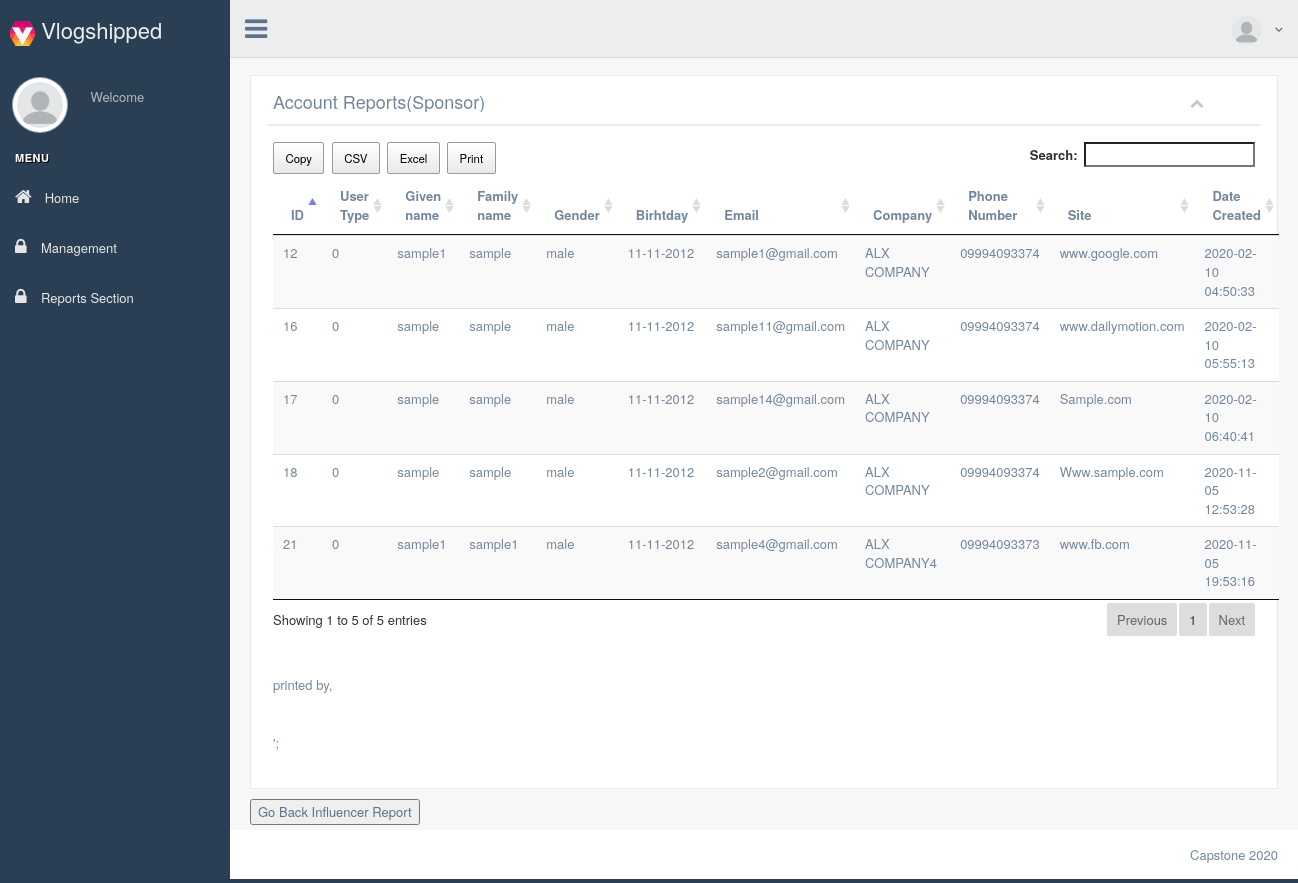
The page /view/reports/sponsorReport.php (signed in) on the database as committed earlier.
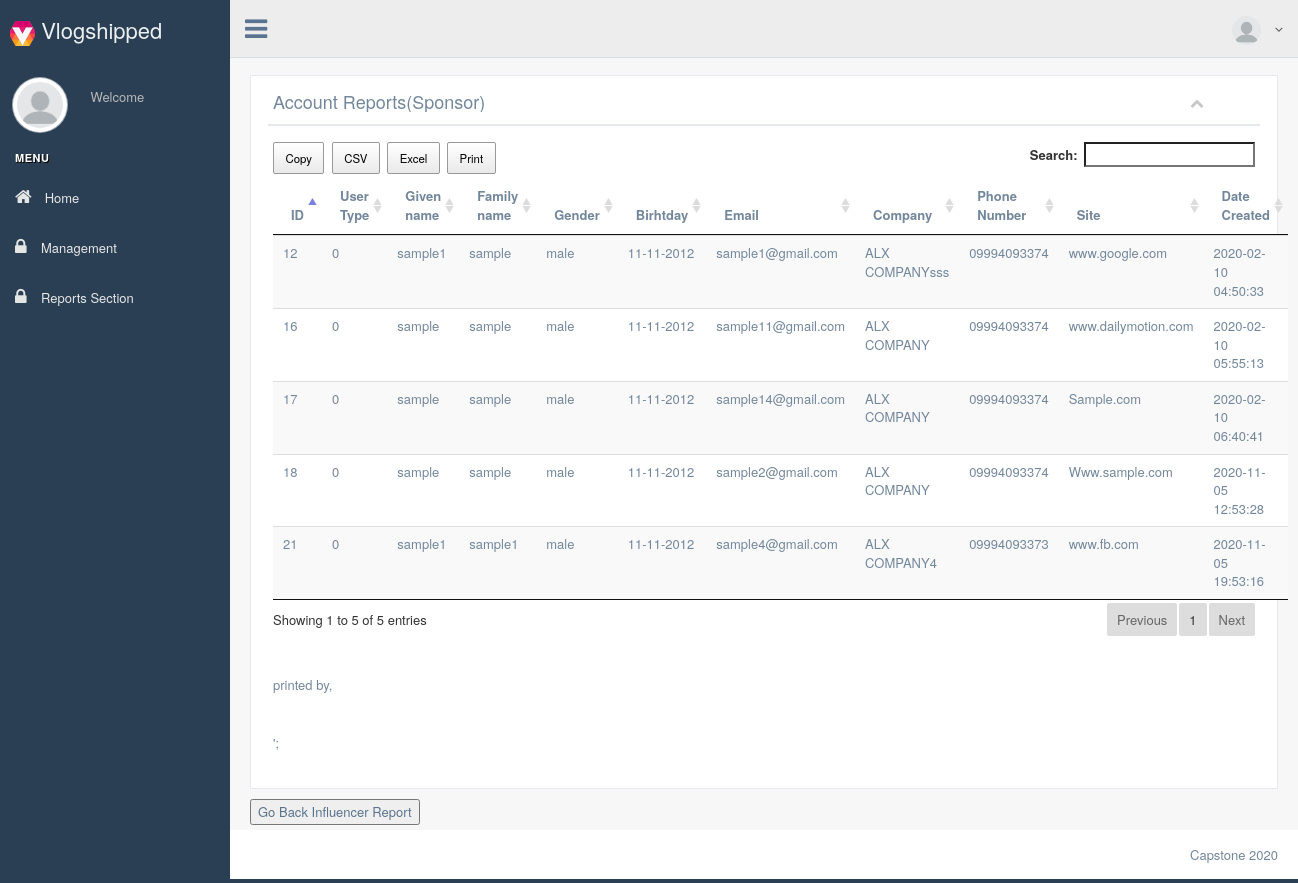
The same page on the database as committed later.
### tables this page shows
CREATE TABLE `users` (
  `id` int(11) NOT NULL,
  `user_type` int(11) NOT NULL,
  `user_status` int(11) NOT NULL,
  `email_address` varchar(255) NOT NULL,
  `profile_picture` varchar(255) DEFAULT NULL,
  `password` varchar(255) NOT NULL,
  `company_name` varchar(255) NOT NULL,
  `first_name` varchar(255) NOT NULL,
  `last_name` varchar(255) NOT NULL,
  `category` varchar(255) NOT NULL,
  `gender` varchar(255) NOT NULL,
  `birthday` varchar(255) NOT NULL,
  `mobile_number` varchar(255) NOT NULL,
  `website` varchar(255) NOT NULL,
  `description` varchar(255) NOT NULL,
  `created_at` timestamp NOT NULL DEFAULT CURRENT_TIMESTAMP,
  `updated_at` timestamp NOT NULL DEFAULT CURRENT_TIMESTAMP
);

### model/studentModel.php (called while the page is built, shortened)
<?php
require 'db/dbhelper.php';
Class Student extends DBHelper{
    private $table = 'users';
    function __construct(){
        return DBHelper::__construct();
    }
 function getAllSponsor(){
    return DBHelper::getAllSponsorRecord($this->table);
}
}

### db_class.php (called while the page is built, shortened)
<?php
	class MYDB
	{
		static $hostname = "localhost";
		static $dbname = "vlogshipped";
		static $username  = "root";
		static $password = "";
		public static function query($sql, $params=array(), $transaction)
		{
			$rows = array();
			try
			{
				$db = new PDO("mysql:host=". self::$hostname ."; dbname=". self::$dbname,  self::$username,  self::$password);
				$db->setAttribute(PDO::ATTR_ERRMODE, PDO::ERRMODE_EXCEPTION);
				$cmd = $db->prepare($sql);
				$cmd->execute($params);
				if($transaction == "SELECT")
					$rows = $cmd->fetchAll();
				else
					$rows = $db->lastInsertId();
			}
			catch(PDOException $e)
			{
				echo $e->getMessage();
			}
			return $rows;
		}
	}
?>

### model/db/DBHelper.php (called while the page is built, shortened)
<?php
Class DBHelper{
		private $hostname='localhost';
		private $username='root';
		private $password='';
		private $database='vlogshipped';
		private $conn;
function __construct(){
    try{
        $this->conn=new PDO("mysql:host=$this->hostname;dbname=$this->database",$this->username,$this->password);
    }catch(PDOException $e){ echo $e->getMessage();}
}
    function getAllSponsorRecord($table){
        $sql="SELECT * FROM $table where user_type = 0";
        try{
            $stmt=$this->conn->prepare($sql);
            $stmt->execute();
            $rows=$stmt->fetchAll(PDO::FETCH_ASSOC);
        }catch(PDOException $e){ echo $e->getMessage();}
        return $rows;
    }
}

### view/reports/sponsorReport.php (the view, shortened to what the changed rows need)
<?php
	require_once("../../db_class.php");
	$id = $_SESSION["username"];
	$exist_user = MYDB::query(
															"select
																*
															from
																admin
															where
																username = ? "
															,
															array($id)
															,
															"SELECT"
														);
?>
<!DOCTYPE html>
<html lang="en">
<head>
	<link rel="stylesheet" href="../assets/css/bs.css">
	<link rel="stylesheet" href="../assets/css/fa.css">
	<link rel="stylesheet" href="../assets/css/progress.css">
	<link rel="stylesheet" href="../assets/css/green.css">
	<link rel="stylesheet" href="../assets/css/animate.css">
	<link rel="stylesheet" href="../assets/css/custom.css">
	<link rel="stylesheet" href="../assets/css/jquery.dataTables.min.css">
	<link rel="stylesheet" href="../assets/css/buttons.dataTables.min.css"> </head>
<body class="nav-md" ng-app="myApp">
	<div class="container body" ng-controller="myCtrl">
		<div class="main_container">
			<?php
			require '../../model/studentModel.php';
			$student = new Student();
			$spons=$student->getAllSponsor();
			?>
			<div class="right_col" role="main">
				<div class="row">
					<div class="col-md-12">
						<div class="x_panel">
							<div class="x_title">
								<h2> Account Reports(Sponsor)</h2>
							</div>
							<div class="x_content">
								<table class="table table-striped projects" id="datatable-buttons" >
									<thead>
										<tr>
                                            <th> ID </th>
                                            <th> User Type </th>
                                            <th> Given name</th>
                                            <th> Family name</th>
                                            <th> Gender</th>
                                            <th> Birhtday</th>
											<th> Email</th>
											<th> Company</th>
                                            <th> Phone Number</th>
                                            <th> Site </th>
                                            <th> Date Created</th>
										</tr>
									</thead>
									<tbody>
									    <?php foreach($spons as $x): ?>
										<tr>
                                            <td><?php echo $x['id'];?></td>
                                            <td><?php echo $x['user_type'];?></td>
											<td><?php echo $x['first_name'];?></td>
											<td><?php echo $x['last_name'];?></td>
                                            <td><?php echo $x['gender'];?></td>
                                            <td><?php echo $x['birthday'];?></td>
											<td><?php echo $x['email_address'];?></td>
											<td><?php echo $x['company_name'];?></td>
                                            <td><?php echo $x['mobile_number'];?></td>
											<td><?php echo $x['website'];?></td>
											<td><?php echo $x['created_at'];?></td>
										</tr>
										<?php endforeach?>
									</tbody>
								</table>
                            </div>
						</div>
                    </div>
				</div>
            </div>
		</div>
	</div>
</body>
</html>

Rows that differ between the two databases and show on the page:
changed users "sample1@gmail.com": company_name "ALX COMPANY" → "ALX COMPANYsss"
